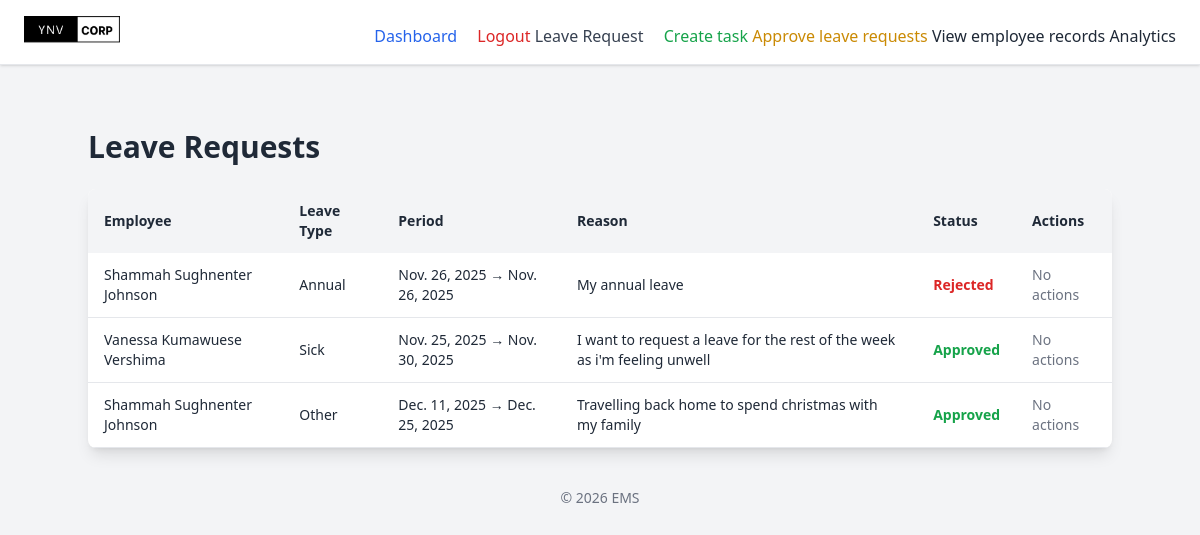
Page /leave-approval/ (signed in) on the earlier database version.
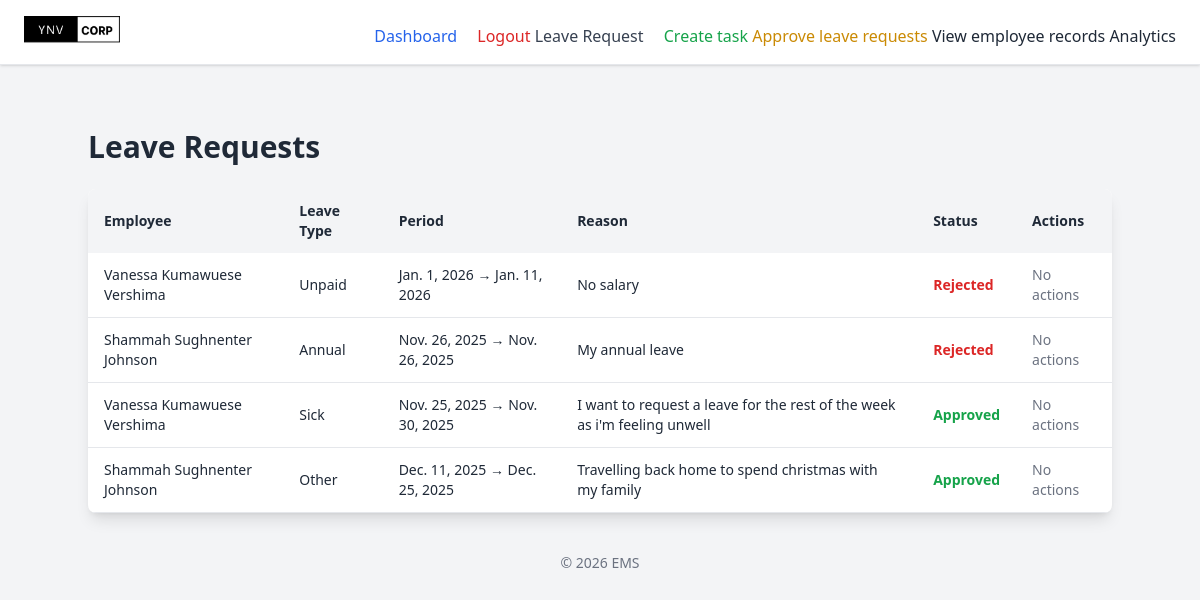
Same page on the later database version.
### employee/models.py (models this page shows, shortened)
class LeaveRequest(models.Model):
    STATUS_CHOICES = [
        ('Pending', 'Pending'),
        ('Approved', 'Approved'),
        ('Rejected', 'Rejected'),
    ] # status choices for the leave request
    LEAVE_TYPE=(
        ('sick', 'SICK'),
        ('annual', 'ANNUAL'),
        ('unpaid', 'UNPAID'),
        ('maternity', 'MATERNITY'),
        ('paternity', 'PATERNITY'),
        ('bereavement', 'BEREAVEMENT'),
        ('other', 'OTHER'),
        )
    employee = models.ForeignKey(Employee, on_delete=models.CASCADE, related_name='leave_requests')
    start_date = models.DateField() #date field for start date
    end_date = models.DateField() #date field for end date
    reason = models.TextField() #reason for leave field
    leave_type = models.CharField(max_length=20, choices=LEAVE_TYPE, default='other') #leave type field with choices
    status = models.CharField(max_length=10, choices=STATUS_CHOICES, default='Pending') #status field with choices
    applied_on = models.DateField(auto_now_add=True) #date field for applied on
    class Meta:
        ordering = ['-applied_on']
        verbose_name = "Leave Request"
        verbose_name_plural = "Leave Requests"

class Employee(AbstractUser):
    GENDER_CHOICES=(
        ('male', 'MALE'),
        ('female', 'FEMALE'),
        )
    POSITION_CHOICES=(
        ('manager', 'MANAGER'),
        ('developer', 'DEVELOPER'),
        ('designer', 'DESIGNER'),
        ('tester', 'TESTER'),
        ('hr manager', 'HR MANAGER'),
        ('intern', 'INTERN'),
        ('software engineer', 'SOFTWARE ENGINEER'),
        ('data scientist', 'DATA SCIENTIST'),
        ('product manager', 'PRODUCT MANAGER'),
        ('business analyst', 'BUSINESS ANALYST'),
        ('devops engineer', 'DEVOPS ENGINEER'),
        ('system administrator', 'SYSTEM ADMINISTRATOR'),
        ('network engineer', 'NETWORK ENGINEER'),
        ('technical support', 'TECHNICAL SUPPORT'),
        ('it consultant', 'IT CONSULTANT'),
        ('other', 'OTHER'),
    )
    DEPARTMENT_CHOICES=(
        ('sales', 'SALES'),
        ('resarch & development', 'RESEARCH & DEVELOPMENT'),
        ('software development', 'SOFTWARE DEVELOPMENT'),
        ('product research', 'PRODUCT RESEARCH'),
        ('marketing', 'MARKETING'),
        ('human resource', 'HUMAN RESOURCE'),
        ('legal','LEGAL'),
        ('customer service', 'CUSTOMER SERVICE')
    )
    full_name = models.CharField(max_length=200, blank=True)
    email = models.EmailField(unique=True)
    gender = models.CharField(max_length=10, choices=GENDER_CHOICES)
    position = models.CharField(max_length=200, blank=True, choices=POSITION_CHOICES)
    date_of_birth = models.DateField(null=True)
    employment_date = models.DateField(default=date.today)
    phone_number = models.CharField(max_length=15, blank=True)
    address = models.CharField(max_length=200, blank=True)
    employee_id = models.CharField(max_length=20, unique=True, blank=True)
    department = models.CharField(max_length=100, blank=True, choices=DEPARTMENT_CHOICES)
    USERNAME_FIELD = 'email'
    REQUIRED_FIELDS = ['username']

### employee/views.py (the view)
# urls.py: path('leave-approval/', ApproveLeaveRequestView.as_view(), name='leave_approve'),
class ApproveLeaveRequestView(LoginRequiredMixin, AdminOnlyMixin, ListView):
    model = LeaveRequest
    template_name = 'employee/leave_approval.html'
    context_object_name = 'leave_requests'

### employee/views.py (called while the page is built)
    def test_func(self):
        return self.request.user.is_superuser

### employee/templates/employee/leave_approval.html
{% extends "employee/base.html" %}
{% block content %}
{% load static %}
<div class="max-w-5xl mx-auto mt-10">
  <h1 class="text-3xl font-bold mb-6">Leave Requests</h1>
  <div class="bg-white shadow-lg rounded-lg overflow-hidden">
    <table class="min-w-full text-left text-sm">
      <thead class="bg-gray-100">
        <tr>
          <th class="px-4 py-3">Employee</th>
          <th class="px-4 py-3">Leave Type</th>
          <th class="px-4 py-3">Period</th>
          <th class="px-4 py-3">Reason</th>
          <th class="px-4 py-3">Status</th>
          <th class="px-4 py-3">Actions</th>
        </tr>
      </thead>
      <tbody>
        {% for req in leave_requests %}
        <tr class="border-b">
          <td class="px-4 py-3">{{ req.employee.full_name }}</td>
          <td class="px-4 py-3 capitalize">{{ req.leave_type }}</td>
          <td class="px-4 py-3">{{ req.start_date }} → {{ req.end_date }}</td>
          <td class="px-4 py-3">{{ req.reason }}</td>
          <td class="px-4 py-3 font-semibold">
            {% if req.status == "Pending" %}
            <span class="text-yellow-600">Pending</span>
            {% elif req.status == "Approved" %}
            <span class="text-green-600">Approved</span>
            {% else %}
            <span class="text-red-600">Rejected</span>
            {% endif %}
          </td>
          <td class="px-4 py-3 flex gap-2">
            {% if req.status == "Pending" %}
            <a
              href="{% url 'update-leave' req.id 'approve' %}"
              class="px-3 py-1 bg-green-600 text-white rounded"
            >
              Approve
            </a>
            <a
              href="{% url 'update-leave' req.id 'reject' %}"
              class="px-3 py-1 bg-red-600 text-white rounded"
            >
              Reject
            </a>
            {% else %}
            <span class="text-gray-500">No actions</span>
            {% endif %}
          </td>
        </tr>
        {% endfor %}
      </tbody>
    </table>
  </div>
</div>
{% endblock %}

Differences in the rows shown:
added LeaveRequest: employee.full_name "Vanessa Kumawuese Vershima", leave_type "Unpaid", start_date "Jan. 1, 2026", end_date "Jan. 11, 2026", reason "No salary", status "Rejected"
